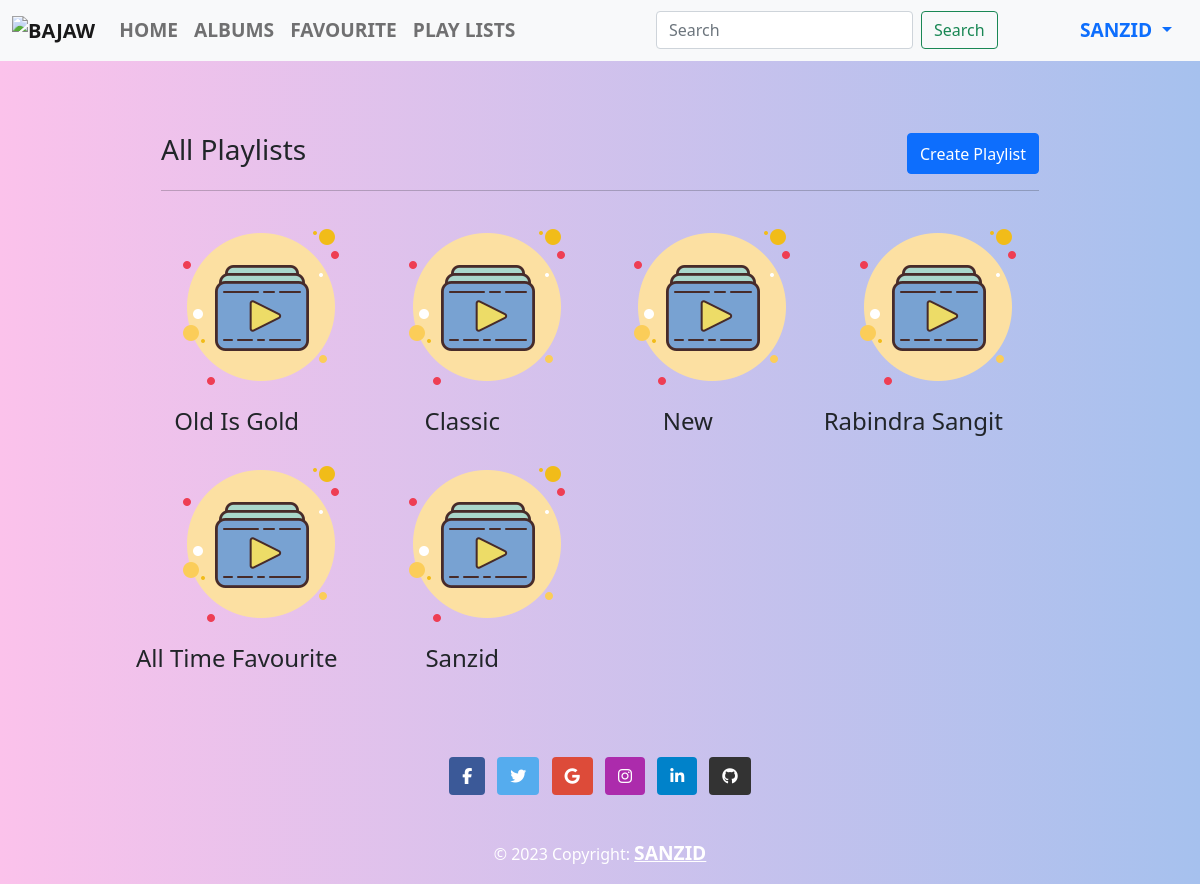
/playlist/ (signed in), run on an earlier commit of the app's database.
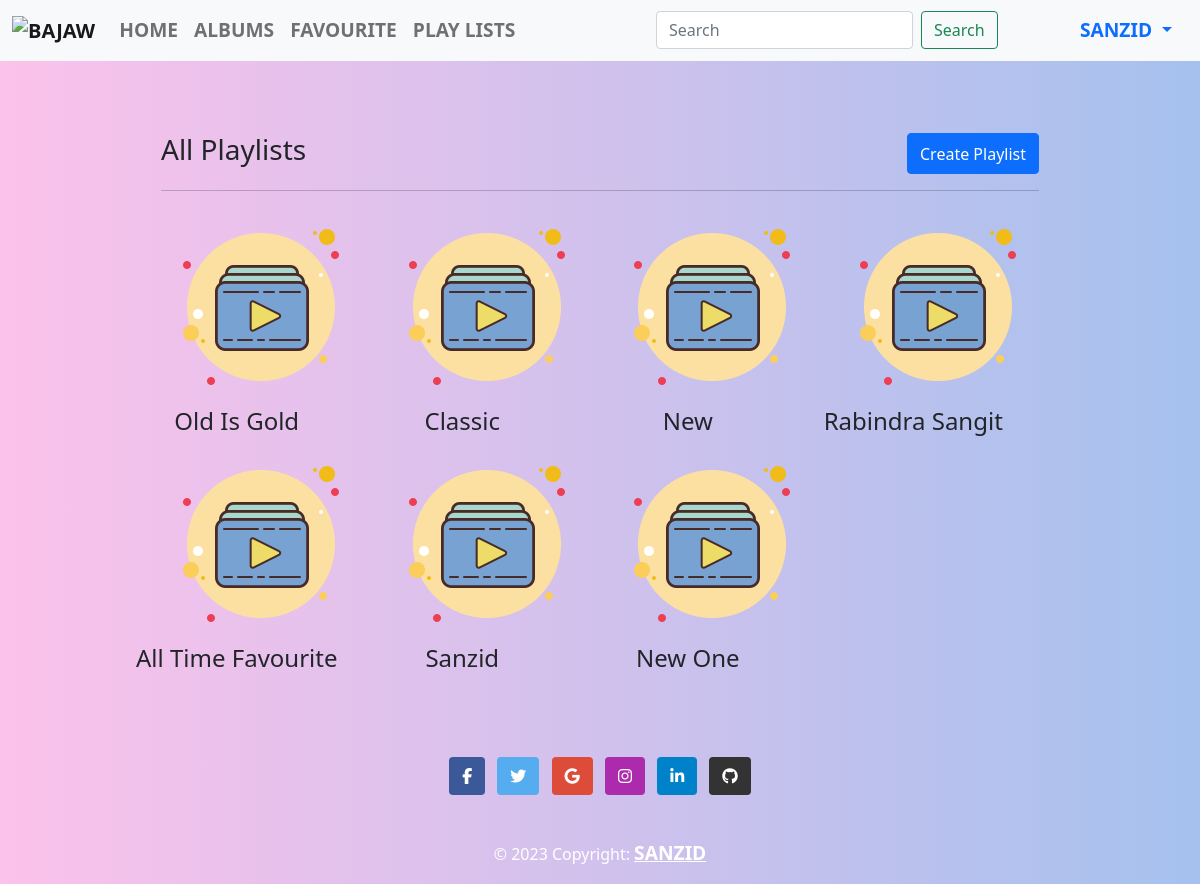
And on a later commit of the database.
### user/models.py (models this page shows, shortened)
class User(AbstractBaseUser):
    USER_TYPE = [
        ('STUDENT',_('STUDENT')),
        ('PREMIUM',_('PREMIUM')),
        ('GENERAL',_('GENERAL')),
    ]
    GENDER_TYPE = [
        ('MALE',_('MALE')),
        ('FEMALE',_('FEMALE'))
    ]
    email = models.EmailField(
        verbose_name='email address',
        max_length=255,
        unique=True,
    )
    first_name = models.CharField(max_length=35)
    last_name = models.CharField(max_length=35)
    date_of_birth = models.DateField()
    gender = models.CharField(choices=GENDER_TYPE,default='MALE',max_length=7)
    created_at = models.DateTimeField(auto_now_add=True)
    updated_at = models.DateTimeField(auto_now=True)
    user_type = models.CharField(choices=USER_TYPE,max_length=8)
    is_verified = models.BooleanField(default=False)
    is_active = models.BooleanField(default=True)
    is_admin = models.BooleanField(default=False)
    is_superuser = models.BooleanField(default=False)
    objects = UserManager()
    USERNAME_FIELD = 'email'
    REQUIRED_FIELDS = ['first_name','last_name','date_of_birth']

### playlist/models.py (models this page shows, shortened)
class Playlist(models.Model):
    id = models.SlugField(primary_key=True,editable=False)
    playlist_name = models.CharField(max_length=250)
    creator = models.ForeignKey(User,on_delete=models.CASCADE)
    date_created = models.DateField(auto_now_add=True)

### playlist/views.py (the view)
# urls.py: path('playlist/',PlayListView.as_view(),name='all_playlist'),
class PlayListView(View):
    def get(self,request,*args, **kwargs):
        playlists = Playlist.objects.filter(creator = request.user)
        print(playlists)
        return render(request,'playlist/playlists.html',{'playlists':playlists})

### template/playlist/playlists.html (shortened to what this page needs)
{% extends '../base.html' %}
{% load static %}
{% block inner_content %}
<br>
<div class="container">
  <header class="section-heading">
    <div class="d-flex justify-content-between">
    <h3 class="section-title">All Playlists</h3>
    <button type="button" class="btn btn-primary" data-bs-toggle="modal" data-bs-target="#exampleModal">
        Create Playlist
      </button>
    </div>
  </header>
  <hr>
  <div class="row">
    {% if playlists %}
    {% for plylst in playlists %}
    <div class="col-md-3">
      <div class="thumbnail">
        <a href="/playlist/{{plylst.id}}">
          <img src="{% static 'images/bg.jpg' %}" class="img-responsive" height="200" width="200">
        </a>
        <center>
          <h4 style="margin-left:-50px">{{plylst.playlist_name}}</h4>
        </center>
      </div>
    </div>
    {% endfor %}
    {% else %}
    <p>There isn't any playlist! First create new playlist.</p>
    {% endif %}
  </div>
</div>
{% endblock inner_content %}

### template/base.html (shortened to what this page needs)
{% load static  %}
<!DOCTYPE html>
<html lang="en">
<head>
    <link rel="stylesheet" href="{% static './css/style.css' %}">
    <link rel="stylesheet" href="{% static './css/bootstrap.min.css' %}">
    <link rel="stylesheet" href="https://cdnjs.cloudflare.com/ajax/libs/font-awesome/4.7.0/css/font-awesome.min.css">
  </head>
<body>
    <nav class="navbar navbar-expand-lg navbar-light bg-light">
        <div class="container-fluid">
            <a class="navbar-brand" href="#"><img src="{% static './icon/bajaw.png' %}" alt="Bajaw" style="height: 25px;"></a>
            <div class="collapse navbar-collapse" id="navbarSupportedContent">
            <ul class="navbar-nav me-auto mb-2 mb-lg-0">
                <li class="nav-item">
                <a class="nav-link" aria-current="page" href="/">Home</a>
                </li>
                <li class="nav-item">
                  <a class="nav-link" href="{% url "albums" %}">Albums</a>
                </li>
                <li class="nav-item">
                <a class="nav-link" href="{% url "favourite_songs" %}">Favourite</a>
                </li>
                <li class="nav-item">
                  <a class="nav-link" href="{% url "playlist:all_playlist" %}">Play Lists</a>
                </li>
            </ul>
            <div class="mx-auto order-0">
                <form class="d-flex">
                <input class="form-control me-2" type="search" placeholder="Search" aria-label="Search">
                <button class="btn btn-outline-success" type="submit">Search</button>
                </form>
            </div>
            {% if user.is_authenticated %}
                <span class="nav-item dropdown">
                <a class="nav-link dropdown-toggle" href="#" id="navbarDropdown" role="button" data-bs-toggle="dropdown" aria-expanded="false">
                  {{user.first_name}}
                </a>
            {% else %}
            <a href='{% url "user_login" %}' class='d-flex px-3 nav-link'>Login</a>
            {% endif %}
            </div>
        </div>
    </nav>
    <section class="h-100 gradient-custom-2">
        <div class="container py-5 h-100">
            <div class="row d-flex justify-content-center align-items-center h-100">
                <div class="col col-12 col-md-10 col-xs-8">
                {% block inner_content %}{% endblock inner_content %}
                </div>
            </div>
        </div>
    </section>
    <footer class="gradient-custom-2 text-center text-white">
        <div class="container p-4 pb-0">
          <section class="mb-4">
            <a
              class="btn text-white btn-floating m-1"
              style="background-color: #3b5998;"
              href="#!"
              role="button"
              ><i class="fab fa-facebook-f"></i
            ></a>
            <a
              class="btn text-white btn-floating m-1"
              style="background-color: #55acee;"
              href="#!"
              role="button"
              ><i class="fab fa-twitter"></i
            ></a>
            <a
              class="btn text-white btn-floating m-1"
              style="background-color: #dd4b39;"
              href="#!"
              role="button"
              ><i class="fab fa-google"></i
            ></a>
            <a
              class="btn text-white btn-floating m-1"
              style="background-color: #ac2bac;"
              href="#!"
              role="button"
              ><i class="fab fa-instagram"></i
            ></a>
            <a
              class="btn text-white btn-floating m-1"
              style="background-color: #0082ca;"
              href="#!"
              role="button"
              ><i class="fab fa-linkedin-in"></i
            ></a>
            <a
              class="btn text-white btn-floating m-1"
              style="background-color: #333333;"
              href="#!"
              role="button"
              ><i class="fab fa-github"></i
            ></a>
          </section>
        </div>
        <div class="text-center p-3 gradient-custom-2">
          © 2023 Copyright:
          <a class="text-white" href="https://facebook.com/000111T">Sanzid</a>
        </div>
      </footer>
</body>
</html>

### static/css/style.css (style rules this page uses)
*, *::before, *::after { box-sizing: border-box; -webkit-box-sizing: border-box; }
a { text-decoration: none; outline: none; color: #ffffff; font-size: 1.2rem; font-weight: bold; text-transform: uppercase; }
body, input, button { font-family: "Muli", sans-serif, -apple-system, BlinkMacSystemFont, "Helvetica Neue", Helvetica, sans-serif; outline: none; }
.gradient-custom-2 { background: #fbc2eb; background: -webkit-linear-gradient(to right, rgba(251, 194, 235, 1), rgba(166, 193, 238, 1)); background: linear-gradient(to right, rgba(251, 194, 235, 1), rgba(166, 193, 238, 1)) }
body { font-family: Arial, Helvetica, sans-serif; color: whitesmoke; }
i, i.fa-play-circle, i.fa-pause-circle, i.fa-step-forward, i.fa-step-backward { cursor: pointer; }

What changed in the data, as far as the page shows it:
added Playlist: playlist_name "New One"
